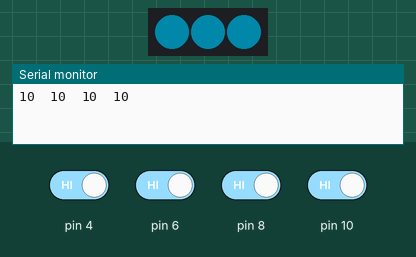
Recording of a sketch running on a simulated Arduino Uno, built with avr-gcc and run on an emulated ATmega328P. Shown: 3 RGB LEDs in strip order, left to right, the last lines printed to the serial monitor. Inputs (shaded band) come from the test bench; at power-on: pin 4, pin 6, pin 8, pin 10 HIGH. Dim RGB values are drawn brighter than linear.

Above: at 6.2 s.
6.3 s: pin 4 driven LOW and pin 6 driven LOW and pin 8 driven LOW and pin 10 driven LOW
At 11.0 s:
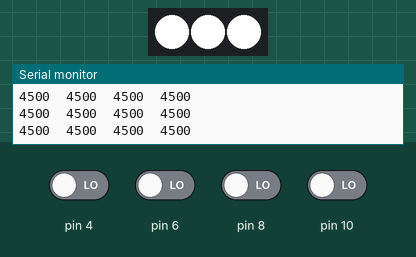
12.0 s: pin 4 driven HIGH
At 12.32 s:
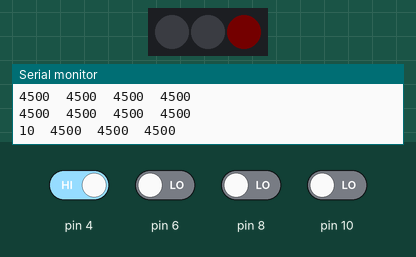
17.7 s: pin 6 driven HIGH
At 18.01 s:
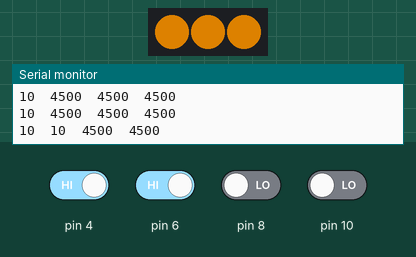
23.4 s: pin 8 driven HIGH
At 23.65 s:
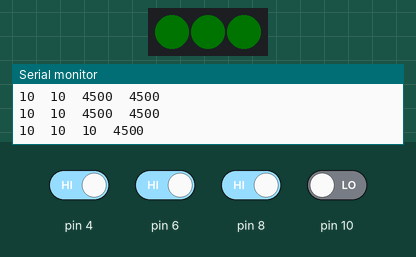
29.1 s: pin 10 driven HIGH
At 30.04 s:
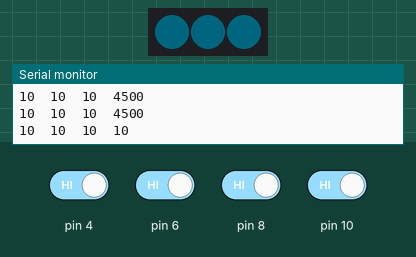
36.2 s: pin 4 driven LOW
At 40.47 s:
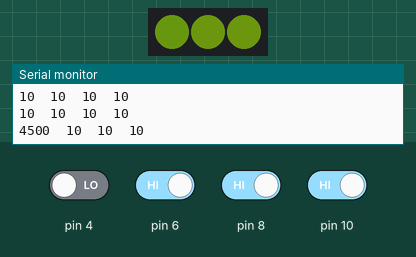
Timing chart, 0 to 60.3 s (numbered marks = the images above; inputs shaded):
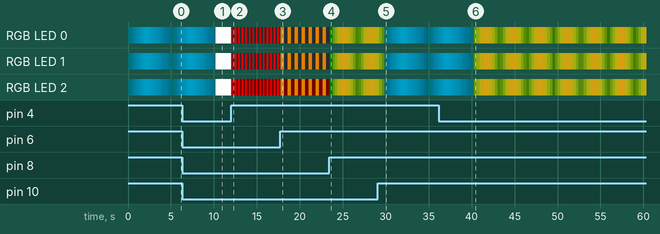

Measured:
- after the input at 12.0 s, RGB LED 0, RGB LED 1: alternates RGB(150, 0, 0) for 0.20 s and off for 0.21 s, starting at once; RGB LED 2: alternates RGB(150, 0, 0) for 0.20 s and RGB(1, 0, 0) for 0.21 s, starting at once

The sketch:

neopixel_Shirt.ino
```cpp
//Alpha stage code for final project
//Interactive Objects and Systems Sp'18
//by Katie Pulles

//this code will alter a neopixel pattern depending on
//how many capacitive sensors are being touched

//include CapSense and Neopixel libraries
#include <Adafruit_NeoPixel.h>
#include <CapacitiveSensor.h>

#define PIN            2 //pin connected to neopixels on Arduino
#define NUMPIXELS      3 //how many neopixels are in the strip

// Parameters for setting up the NeoPixel library are: 1) how many pixels, 2)which pin to use to send signals,
// 3}pixel type flags that can be added together
Adafruit_NeoPixel leds = Adafruit_NeoPixel(NUMPIXELS, PIN, NEO_GRB + NEO_KHZ800);

//create four instances of capacitive sensors w/send and receive pins as parameters
CapacitiveSensor sensorA=CapacitiveSensor(3,4); //3 is send pin, 4 is receive
CapacitiveSensor sensorB=CapacitiveSensor(5,6); //5 is send pin, 6 is receive
CapacitiveSensor sensorC=CapacitiveSensor(7,8); //7 is send pin, 8 is receive
CapacitiveSensor sensorD=CapacitiveSensor(9,10); //9 is send pin, 10 is receive


//holds thresholds of sensors (only the first one is really necessary)
int threshold1 = 50;
int threshold2 = 100;
int threshold3 = 2000;
//int threshold4 = 10000; //not needed because all four must be touching for it to work and they'll all be above 2k

void setup() {
  leds.begin(); // This initializes the NeoPixel library.
  Serial.begin(9600); //begin serial monitor to make print statements
  normalBreath(); //put normalBreath in setup so the circuit starts off with this
}

void loop() {
  //long start = millis(); //long variable because milliseconds will grow quickly, begins when function starts running
  long capValA = sensorA.capacitiveSensor(30); //read sensor A
  long capValB = sensorB.capacitiveSensor(30); //read sensor B
  long capValC = sensorC.capacitiveSensor(30); //read sensor C
  long capValD = sensorD.capacitiveSensor(30); //read sensor D

//  Serial.print(millis() - start); //prints milliseconds from start
//  Serial.print("\t"); //tab
  Serial.print(capValA); //prints the value of the sensors w/tabs in between
  Serial.print("\t");
  Serial.print(capValB);
  Serial.print("\t");
  Serial.print(capValC);
  Serial.print("\t");
  Serial.println(capValD);

  //if any one sensor is triggered
  if((capValA>threshold1 && capValB<=threshold1 && capValC<=threshold1 && capValD<=threshold1) ||
  (capValA<=threshold1 && capValB>threshold1 && capValC<=threshold1 && capValD<=threshold1) ||
  (capValA<=threshold1 && capValB<=threshold1 && capValC>threshold1 && capValD<=threshold1) ||
  (capValA<=threshold1 && capValB<=threshold1 && capValC<=threshold1 && capValD>threshold1))
  {
  breathPatternA();
  }

  //if any two sensors are triggered
  else if((capValA>threshold2 && capValB>threshold2 && capValC<=threshold2 && capValD<=threshold2) ||
  (capValA>threshold2 && capValB<=threshold2 && capValC>threshold2 && capValD<=threshold2) ||
  (capValA>threshold2 && capValB<=threshold2 && capValC<=threshold2 && capValD>threshold2) ||
  (capValA<=threshold2 && capValB>threshold2 && capValC>threshold2 && capValD<=threshold2) ||
  (capValA<=threshold2 && capValB>threshold2 && capValC<=threshold2 && capValD>threshold2) ||
  (capValA<=threshold2 && capValB<=threshold2 && capValC>threshold2 && capValD>threshold2))
  {
  breathPatternB();
  }

  //if any three sensors are triggered
  else if((capValA>threshold3 && capValB>threshold3 && capValC>threshold3 && capValD<=threshold3) ||
  (capValA>threshold3 && capValB>threshold3 && capValC<=threshold3 && capValD>threshold3) ||
  (capValA>threshold3 && capValB<=threshold3 && capValC>threshold3 && capValD>threshold3) ||
  (capValA<=threshold3 && capValB>threshold3 && capValC>threshold3 && capValD>threshold3))
  {
  breathPatternC();
  }

  //if all four sensors are triggered
  else if(capValA>threshold1 && capValB>threshold1 && capValC>threshold1 && capValD>threshold1)
  {
  breathPatternD();
  }

  else
  {
    normalBreath();
  }

}

//normalBreath is for when none of the sensors are triggered, calm breathing pattern
//w/soothing cool color and not full brightness
void normalBreath()
{
  for(int j=1; j<=100; j++) //j will adjust the pixel brightness
  {
    for(int i=0; i<=NUMPIXELS; i++) //i allows all the pixels to have the same pattern
    {
      leds.setPixelColor(i,leds.Color(0,200,250));
      leds.setBrightness(j);
    }
    leds.show();
    delay(20);
  }

  for(int j=100; j>0; j--)
  {

    for(int i=0; i<=NUMPIXELS;i++)
    {
      leds.setPixelColor(i,leds.Color(0,200,250));
      leds.setBrightness(j);
    }
    leds.show();
    delay(30);
  }

}

//for when one of the sensors is triggered, sped up breath pattern and
//colors get hotter, brightness increases
void breathPatternA()
{
for(int j=1; j<=150; j++) //j will adjust the pixel color and brightness
  {
    for(int i=0; i<=NUMPIXELS; i++) //i allows all the pixels to have the same pattern
    {
      leds.setPixelColor(i,leds.Color(j+100,180,20));
      leds.setBrightness(j);
    }
    leds.show();
    delay(10);
  }

  for(int j=150; j>0; j--)
  {
    for(int i=0; i<=NUMPIXELS;i++)
    {
      leds.setPixelColor(i,leds.Color(j+100,180,20));
      leds.setBrightness(j);
    }
    leds.show();
    delay(10);
  }
}

//for when two sensors are triggered, lights start blinking slowly and color
//turns yellow-orange, brightness increases
void breathPatternB()
{
    for(int i=0; i<=NUMPIXELS; i++) //i allows all the pixels to have the same pattern
    {
      leds.setPixelColor(i,leds.Color(255,150,0));
      leds.setBrightness(150);
    }
    leds.show();
    delay(400);
    for(int i=0; i<=NUMPIXELS;i++)
    {
      leds.setPixelColor(i,leds.Color(i,0,0,0));
      leds.setBrightness(150);
    }
    leds.show();
    delay(400);
}

//for when three sensors are triggered, lights blink rapidly and get
//red, not yet full brightness
void breathPatternC()
{
  for(int i=0; i<=NUMPIXELS; i++) //i allows all the pixels to have the same pattern
    {
      leds.setPixelColor(i,leds.Color(255,0,0));
      leds.setBrightness(150);
    }
    leds.show();
    delay(200);
    for(int i=0; i<=NUMPIXELS;i++)
    {
      leds.setPixelColor(i,leds.Color(i,0,0,0));
      leds.setBrightness(150);
    }
    leds.show();
    delay(200);
}

//for when all four sensors are triggered, lights on full brightness and white and blinding
void breathPatternD()
{
  for(int i=0; i<=NUMPIXELS; i++) //i allows all the pixels to have the same pattern
    {
      leds.setPixelColor(i,leds.Color(255, 255,255));
      leds.setBrightness(255);
    }
    leds.show();
}
//BELOW is test for three nested for loops, doesn't work properly
//for(int j=1; j<=150; j++) //j will adjust the pixel color and brightness
//  {
//    for(int k=0; k<=255; k++)
//    {
//    for(int i=0; i<=NUMPIXELS; i++) //i allows all the pixels to have the same pattern
//    {
//      leds.setPixelColor(i,leds.Color(j+100,180,20));
//      leds.setBrightness(k);
//    }
//    }
//    leds.show();
//    delay(10);
//  }
//
//  for(int j=150; j>0; j--)
//  {
//    for(int k=255;k>=0; k--)
//    {
//    for(int i=0; i<=NUMPIXELS;i++)
//    {
//      leds.setPixelColor(i,leds.Color(j+100,180,20));
//      leds.setBrightness(k);
//    }
//    }
//    leds.show();
//    delay(10);
//  }
//
```
